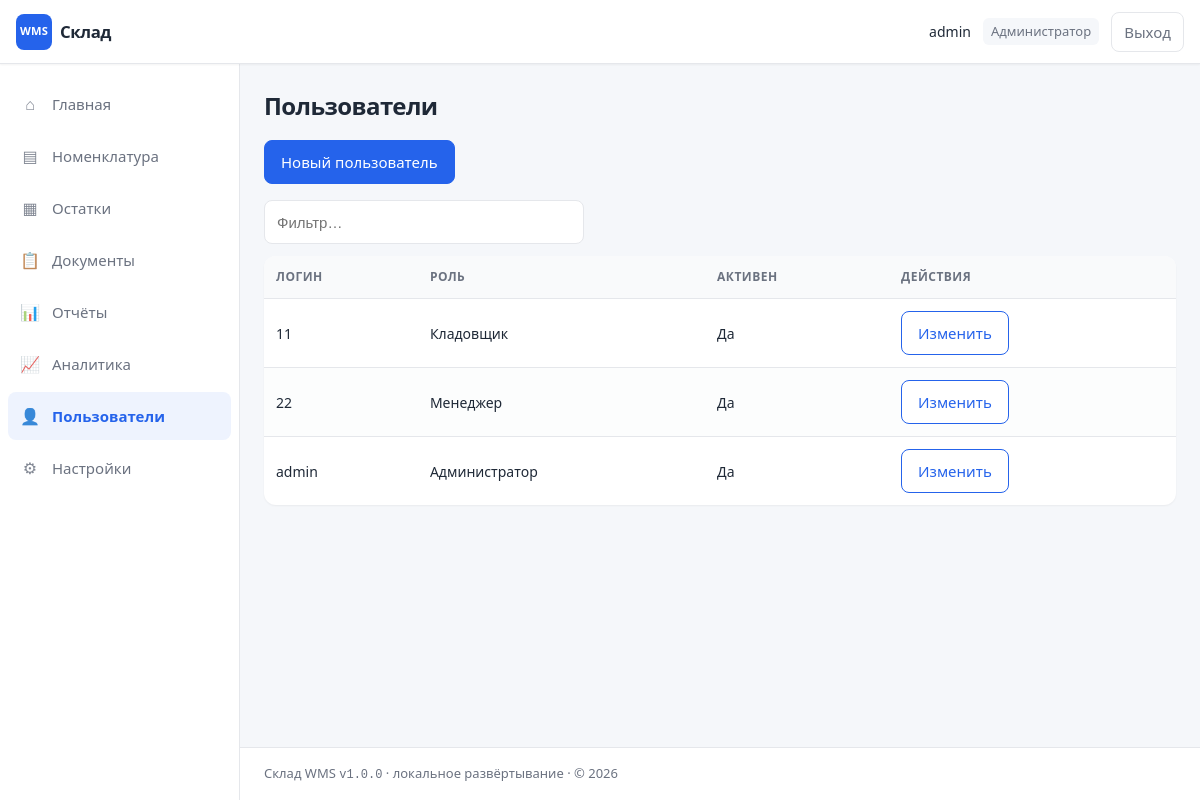
The app's page /users (signed in) with its own data.
### models.py (models this page shows, shortened)
class User(UserMixin, db.Model):
    __tablename__ = "users"
    id = db.Column(db.Integer, primary_key=True)
    username = db.Column(db.String(80), unique=True, nullable=False, index=True)
    password_hash = db.Column(db.String(256), nullable=False)
    role = db.Column(db.String(20), nullable=False, default="keeper")
    is_active = db.Column(db.Boolean, nullable=False, default=True)
    created_at = db.Column(db.DateTime, default=datetime.utcnow)
    documents = db.relationship("Document", backref="author", lazy="dynamic")

### app.py (the view)
@app.route("/users")
@admin_required
def users_list():
    users = User.query.order_by(User.username).all()
    return render_template("users/list.html", users=users, role_labels=ROLE_LABELS)

### app.py (called while the page is built)
@login_manager.user_loader
def load_user(user_id):
    return db.session.get(User, int(user_id))

def roles_required(*allowed):
    def decorator(f):
        @wraps(f)
        def wrapped(*args, **kwargs):
            if not current_user.is_authenticated:
                return login_manager.unauthorized()
            if current_user.role not in allowed:
                flash("Недостаточно прав для этого раздела.", "error")
                return redirect(url_for("dashboard"))
            return f(*args, **kwargs)
        return wrapped
    return decorator

@app.context_processor
def inject_globals():
    return {
        "ROLE_LABELS": ROLE_LABELS,
        "today_iso": date.today().isoformat(),
        "wms_version": "1.0.0",
        "now_year": date.today().year,
    }

### templates/users/list.html (shortened to what this page needs)
{% extends "base.html" %}
{% block content %}
<h1>Пользователи</h1>
<div class="toolbar">
  <a class="btn btn-primary" href="{{ url_for('users_new') }}">Новый пользователь</a>
</div>
<div class="filter-row no-print">
  <input type="search" data-table-filter="tbl-users" placeholder="Фильтр…">
</div>
<div class="table-wrap card" style="padding:0;border:none;">
  <table class="data-table" id="tbl-users">
    <thead>
      <tr>
        <th data-sort="str">Логин</th>
        <th data-sort="str">Роль</th>
        <th data-sort="str">Активен</th>
        <th data-sort="none">Действия</th>
      </tr>
    </thead>
    <tbody>
      {% for u in users %}
      <tr>
        <td>{{ u.username }}</td>
        <td>{{ ROLE_LABELS.get(u.role, u.role) }}</td>
        <td>{{ 'Да' if u.is_active else 'Нет' }}</td>
        <td><a class="btn btn-secondary" href="{{ url_for('users_edit', uid=u.id) }}">Изменить</a></td>
      </tr>
      {% endfor %}
    </tbody>
  </table>
</div>
{% endblock %}

### templates/base.html (shortened to what this page needs)
<!DOCTYPE html>
<html lang="ru">
<head>
  <link rel="stylesheet" href="{{ url_for('static', filename='style.css') }}">
</head>
<body>
  {% if current_user.is_authenticated %}
  <div class="wms-layout">
    <header class="wms-layout__header wms-header">
      <a class="wms-header__brand" href="{{ url_for('dashboard') }}">
        <span class="wms-header__logo" aria-hidden="true">WMS</span>
        <span class="wms-header__title">Склад</span>
      </a>
      <div class="wms-header__user no-print">
        <span class="wms-header__user-name">{{ current_user.username }}</span>
        <span class="wms-header__user-role">{{ ROLE_LABELS.get(current_user.role, current_user.role) }}</span>
        <a class="btn btn-secondary" href="{{ url_for('logout') }}">Выход</a>
      </div>
    </header>
    <div class="wms-layout__body">
      <aside class="wms-sidebar no-print" data-nav-main aria-label="Разделы">
        <nav class="wms-sidebar__nav">
          {% set ep = request.endpoint or '' %}
          <a href="{{ url_for('dashboard') }}" class="wms-sidebar__link {{ 'wms-sidebar__link--active is-active' if ep == 'dashboard' else '' }}">
            <span class="wms-sidebar__icon" aria-hidden="true">⌂</span> Главная
          </a>
          <a href="{{ url_for('products_list') }}" class="wms-sidebar__link {{ 'wms-sidebar__link--active is-active' if ep and ep.startswith('products') else '' }}">
            <span class="wms-sidebar__icon" aria-hidden="true">▤</span> Номенклатура
          </a>
          <a href="{{ url_for('stock_view') }}" class="wms-sidebar__link {{ 'wms-sidebar__link--active is-active' if ep in ('stock_view', 'stock_history') else '' }}">
            <span class="wms-sidebar__icon" aria-hidden="true">▦</span> Остатки
          </a>
          {% if current_user.role in ('admin', 'keeper') %}
          <a href="{{ url_for('documents_list') }}" class="wms-sidebar__link {{ 'wms-sidebar__link--active is-active' if ep and ep.startswith('documents') else '' }}">
            <span class="wms-sidebar__icon" aria-hidden="true">📋</span> Документы
          </a>
          {% else %}
          <a href="{{ url_for('documents_list') }}" class="wms-sidebar__link {{ 'wms-sidebar__link--active is-active' if ep == 'documents_list' or ep == 'documents_view' else '' }}">
            <span class="wms-sidebar__icon" aria-hidden="true">📋</span> Документы
          </a>
          {% endif %}
          <a href="{{ url_for('report_index') }}" class="wms-sidebar__link {{ 'wms-sidebar__link--active is-active' if ep and ep.startswith('report') else '' }}">
            <span class="wms-sidebar__icon" aria-hidden="true">📊</span> Отчёты
          </a>
          <a href="{{ url_for('analytics') }}" class="wms-sidebar__link {{ 'wms-sidebar__link--active is-active' if ep == 'analytics' else '' }}">
            <span class="wms-sidebar__icon" aria-hidden="true">📈</span> Аналитика
          </a>
          {% if current_user.role == 'admin' %}
          <a href="{{ url_for('users_list') }}" class="wms-sidebar__link {{ 'wms-sidebar__link--active is-active' if ep and ep.startswith('users') else '' }}">
            <span class="wms-sidebar__icon" aria-hidden="true">👤</span> Пользователи
          </a>
          <a href="{{ url_for('settings') }}" class="wms-sidebar__link {{ 'wms-sidebar__link--active is-active' if ep == 'settings' or ep == 'backup_db' else '' }}">
            <span class="wms-sidebar__icon" aria-hidden="true">⚙</span> Настройки
          </a>
          {% endif %}
        </nav>
      </aside>
      <div class="wms-layout__content">
        <main class="wms-main">
  {% endif %}
          {% block content %}{% endblock %}
  {% if current_user.is_authenticated %}
        </main>
        <footer class="wms-footer no-print">
          <p>Склад WMS <span class="wms-footer__ver">v{{ wms_version }}</span> · локальное развёртывание · © {{ now_year }}</p>
        </footer>
      </div>
    </div>
  </div>
  {% endif %}
</body>
</html>

### records on screen
User: username "admin", get "Администратор", is_active "Да"
User: username "11", get "Кладовщик", is_active "Да"
User: username "22", get "Менеджер", is_active "Да"

### other values on screen
{{ wms_version }} "1.0.0"
